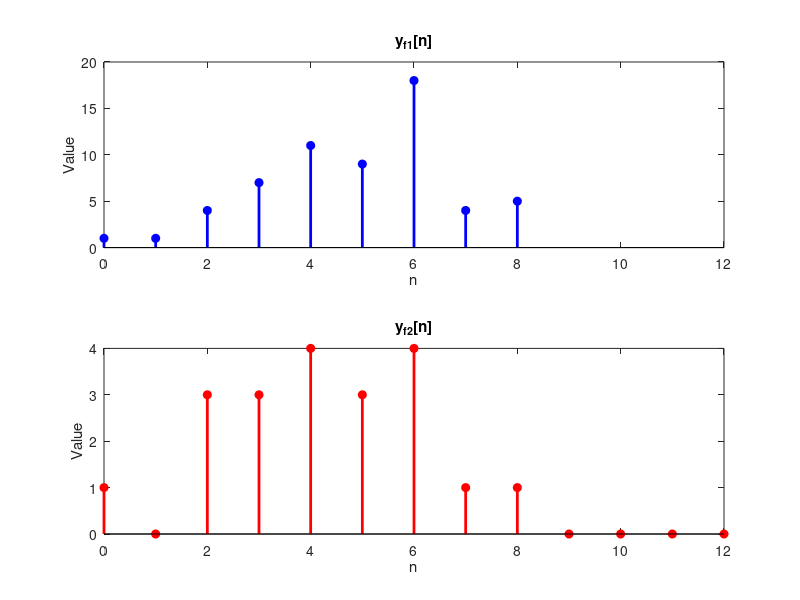

Recreate this plot in MATLAB.
x1 = [1, 1, 1, 1, 1]; 
h1 = [1, -1, 3, 0, 1];

n = 0:4;
w = (n+1).*x1;
nw = 0:4;
nh1 = 0:4;

yf1 = conv(w,h1);
nyf1 = nw(1)+nh1(1):nw(end)+nh1(end);

n = 0:4;
hf1 = [1,0,0,0,0];
nhf1 = 0:4;

hseries = conv(hf1,h1);
nhseries = nh1(1)+nhf1(1):nh1(end)+nhf1(end);

yf2 = conv(x1,hseries);
nyf2 = n(1)+nhseries(1):n(end)+nhseries(end);

%绘制图片
figure;
subplot(2,1,1);
stem(nyf1,yf1,'b','filled','LineWidth',2);
xlabel('n');
ylabel('Value');
xlim([0 max([nyf1,nyf2])]);
title('y_{f1}[n]');
subplot(2,1,2);
stem(nyf2,yf2,'r','filled','LineWidth',2);
xlabel('n');
ylabel('Value');
xlim([0 max([nyf1,nyf2])]);
title('y_{f2}[n]');